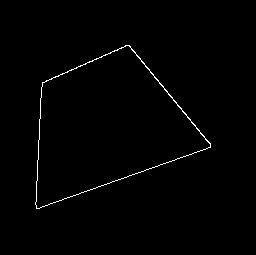
#> input picture MP6/outputs(10_200_100_80)/0/edges.jpg, 256 x 255 px
$ python -i main.py   (imports and definitions only)   (older library calls are emulated)
#> lines starting #> are read from the running program, lines starting #| are printed output that depends on the picture; after the words box and inside, x2 and y2 are one past the last pixel; in counts of white or black regions, pixels touching at a corner belong together
### utils.py
import os
import cv2
import numpy as np
import imageio

# [40 lines left out: functions load_test_data, load_seq, not called in this run]


def convolve(img, SE, iter = 1):
    assert SE.shape[0] % 2 == 1 and SE.shape[1] % 2 == 1, "SE size should be odd"
    assert SE.shape[0] == SE.shape[1], "SE size should be square"


    img = pad_img(img, SE).astype(np.uint8)

    for i in range(iter):

        start_x = int(SE.shape[0] / 2)
        start_y = start_x

        half_kernel_size = int(SE.shape[0]/2)

        result = np.zeros(img.shape)
        for y in range(0, img.shape[0]):
            for x in range(0, img.shape[1]):
                if x < start_x or y < start_y or x >= img.shape[1] - start_x or y >= img.shape[0] - start_y:  # taking care of edges
                    continue

                region = img[y - half_kernel_size: y + half_kernel_size + 1,
                         x - half_kernel_size: x + half_kernel_size + 1]
                result[y,x] = np.sum(np.multiply(SE, region))
        img = result

    return img[start_y:-start_y, start_x:-start_x]

def pad_img(img, SE):
    return np.pad(img, int(SE.shape[0]/2), mode="edge")

# [46 lines left out: function convolution, not called in this run]

### MP5/main.py
import numpy as np

from utils import *
import math
import cv2
from skimage import filters


def get_gaussian_kernel(kernel_s, sigma):
    assert kernel_s % 2 == 1, "Kernel size must be odd"
    row = np.linspace(-(kernel_s - 1) / 2, (kernel_s - 1) / 2, kernel_s)
    gaussian_val = np.exp(-0.5 * np.square(row) / np.square(sigma))
    kernel = np.outer(gaussian_val, gaussian_val)
    return kernel / np.sum(kernel)

# [5 lines left out: function get_sobel_kernel, not called in this run]

def gaussian_smoothing(img, kernel_s, sigma):
    kernel = get_gaussian_kernel(kernel_s, sigma)
    res_map = convolve(img, kernel)

    return res_map

# [248 lines left out: functions image_gradient, look_up_table, threshold, non_max_suppression, link_weak_strong, run_pipeline and 4 more, not called in this run]


# [27 lines of commented-out code are left out]


# [8 lines that do not run on import are left out]

### MP6/main.py

import cv2
from MP5.main import gaussian_smoothing
import numpy as np
from utils import *
import math
from matplotlib.pylab import plt

import scipy.ndimage.filters as filters
import scipy.ndimage as ndimage


def detect_edge(img, low, high, save_dir):
    img = cv2.cvtColor(img.astype(np.uint8), cv2.COLOR_BGR2GRAY)
    img = gaussian_smoothing(img.copy(), 7, 1).astype(np.uint8)
    edges = cv2.Canny(img, low, high)
    save_path = os.path.join(save_dir, "edges.jpg")
    cv2.imwrite(save_path, edges)

    return edges


def create_discrete_space(img_width, img_height, p_dim, theta_dim):
    p_max = math.sqrt(img_width**2 + img_height**2)
    theta_max = math.pi * 2
    space = np.zeros((p_dim, theta_dim))

    return space, p_max, theta_max

def create_hough_space(img,space, p_max, theta_max, save_dir):
    p_dim, theta_dim = space.shape

    img_height, img_width = img.shape

    for x in range(img_width):
        for y in range(img_height):
            if img[y][x] == 0: continue
            for itheta in range(theta_dim):
                theta = itheta * theta_max / theta_dim
                p = x * math.sin(theta) + y * math.cos(theta)
                ip = int(p_dim * p / p_max)
                itheta = int(itheta)
                space[ip][itheta] += 1

    save_path = os.path.join(save_dir, "hough_space.jpg")
    cv2.imwrite(save_path, space)

    return space


def find_maxima(space, thresh, neighbor_size, save_dir):
    data_max = filters.maximum_filter(space, neighbor_size)
    maxima = (space == data_max)

    diff = ((data_max) > thresh)
    maxima[diff == 0] = 0


    slices = np.argwhere(maxima == 1)
    slices = [tuple(x) for x in slices]

    x, y = [], []
    for dy, dx in slices:
        x_center = (dx + dx) / 2
        x.append(x_center)
        y_center = (dy + dy) / 2
        y.append(y_center)

    plt.imshow(space, origin='lower')
    plt.autoscale(False)
    plt.plot(x, y, 'rx')
    save_path = os.path.join(save_dir, "max_hough_space.png")
    plt.savefig(save_path, bbox_inches='tight')
    plt.close()

    return x, y


def draw_lines(x,y, img, space, r_max, theta_max, save_dir):

    img_h, img_w = img.shape
    r_dim, theta_dim = space.shape

    idx = 1

    for i, j in zip(y, x):

        r = round((i * r_max) / r_dim, 1)
        theta = round((j * theta_max) / theta_dim, 1)

        fig, ax = plt.subplots()

        ax.imshow(img, cmap="gray")

        ax.autoscale(False)

        px = []
        py = []
        for t in range(-img_h - 40, img_h + 40, 1):
            px.append(math.cos(-theta) * t - math.sin(-theta) * r)
            py.append(math.sin(-theta) * t + math.cos(-theta) * r)

        ax.plot(px, py, linewidth=10)

        save_path = os.path.join(save_dir, "%02d" % idx + ".png")
        cv2.imwrite(save_path, space)
        plt.savefig(save_path, bbox_inches='tight')

        plt.close()

        idx += 1


def run_pipeline(img, save_dir):
    edges = detect_edge(img.copy(), 20, 40, save_dir)
    space, p_max, theta_max= create_discrete_space(edges.shape[1], edges.shape[0], 100, 200)
    space = create_hough_space(edges, space, p_max, theta_max, save_dir)
    x,y = find_maxima(space, 80, 10, save_dir)
    img = cv2.cvtColor(img.astype(np.uint8), cv2.COLOR_BGR2GRAY)
    draw_lines(x,y,edges,space,p_max, theta_max, save_dir)
    return

# [7 lines not run here, left out]

>>> import cv2
>>> picture = cv2.imread('outputs(10_200_100_80)/0/edges.jpg')
#> picture is the input picture: shape (255, 256, 3); min 0, max 255, mean 2.3
>>> result = run_pipeline(picture, 'out.png')
#> after the loop in convolve, `for i in range(iter):`:
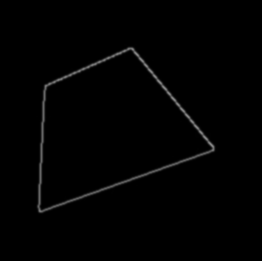
#> result: shape (261, 262) float64; min 0, max 128.2, mean 2.2
#> in detect_edge, `edges = cv2.Canny(img, low, high)`:
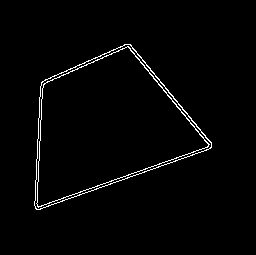
#> edges: shape (255, 256); 1.8% white in thin lines or dots, all inside (x1, y1, x2, y2) = (34, 44, 212, 210)
#> after the loop in create_hough_space, `for x in range(img_width):`:
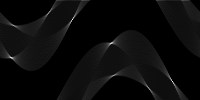
#> space: shape (100, 200) float64; min 0, max 271, mean 11.7; drawn with min black and max white
#> in find_maxima, `maxima = (space == data_max)`: maxima: shape (100, 200) bool; 34.6% white; 68 white regions (65 under 20 px), largest, box (x1, y1, x2, y2) and area: (0, 0, 200, 100) 5663, (0, 0, 49, 20) 648, (101, 82, 148, 100) 532
#> in find_maxima, `diff = ((data_max) > thresh)`: diff: shape (100, 200) bool; 10.4% white; 10 white regions, largest, box (x1, y1, x2, y2) and area: (64, 7, 82, 32) 328, (164, 70, 182, 95) 328, (42, 4, 58, 22) 237
#> in find_maxima, `maxima[diff == 0] = 0`:
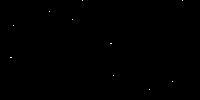
#> maxima: shape (100, 200) bool; 0.06% white in thin lines or dots, all inside (x1, y1, x2, y2) = (10, 0, 183, 90)
#> in find_maxima, `slices = np.argwhere(maxima == 1)`: slices = [[0, 82], [0, 182], [11, 49], [19, 72], [25, 13], [43, 110], [43, 111], [57, 10], [57, 11], [75, 113], [81, 172], [89, 149]]
#> in find_maxima, `slices = [tuple(x) for x in slices]`: slices = [(0, 82), (0, 182), (11, 49), (19, 72), (25, 13), (43, 110), (43, 111), (57, 10), (57, 11), (75, 113), (81, 172), (89, 149)]
#> the loop in find_maxima, `for dy, dx in slices:` made 12 passes
#> (dy, dx, x_center, y_center) on passes 1 to 12: (0, 82, 82, 0), (0, 182, 182, 0), (11, 49, 49, 11), (19, 72, 72, 19), (25, 13, 13, 25), (43, 110, 110, 43), (43, 111, 111, 43), (57, 10, 10, 57), (57, 11, 11, 57), (75, 113, 113, 75), (81, 172, 172, 81), (89, 149, 149, 89)
#> after the loop in find_maxima, `for dy, dx in slices:`: x = [82, 182, 49, 72, 13, 110, 111, 10, 11, 113, 172, 149]; y = [0, 0, 11, 19, 25, 43, 43, 57, 57, 75, 81, 89]
#> in find_maxima, `plt.savefig(save_path, bbox_inches='tight')`:
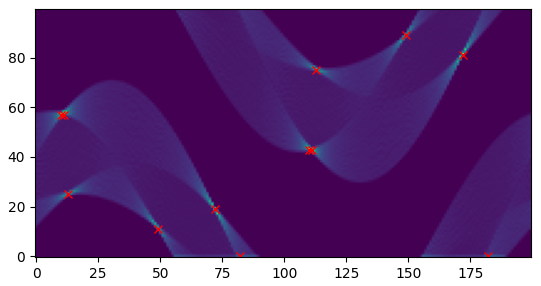
#> figure drawn by matplotlib, 1 panel
#> the loop in draw_lines, `for i, j in zip(y, x): ` made 12 passes
#> (i, j, r, theta) on passes 2 to 12: (0, 182, 0, 5.7), (11, 49, 39.7, 1.5), (19, 72, 68.7, 2.3), (25, 13, 90.3, 0.4), (43, 110, 155.4, 3.5), (43, 111, 155.4, 3.5), (57, 10, 206, 0.3), (57, 11, 206, 0.3), (75, 113, 271, 3.5), (81, 172, 292.7, 5.4), (89, 149, 321.6, 4.7)
#> (j, r, theta) on pass 1: (82, 0, 2.6)
#> pass 1, in draw_lines, `plt.savefig(save_path, bbox_inches='tight')`:
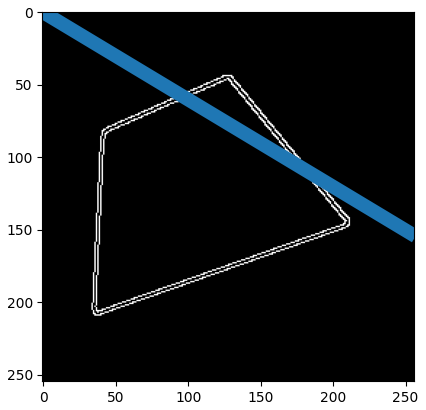
#> figure drawn by matplotlib, 1 panel
#> pass 2, in draw_lines, `plt.savefig(save_path, bbox_inches='tight')`:
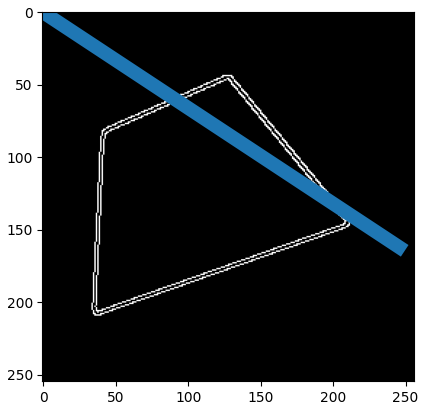
#> figure drawn by matplotlib, 1 panel
#> after the loop in draw_lines, `for i, j in zip(y, x):`: idx = 13
